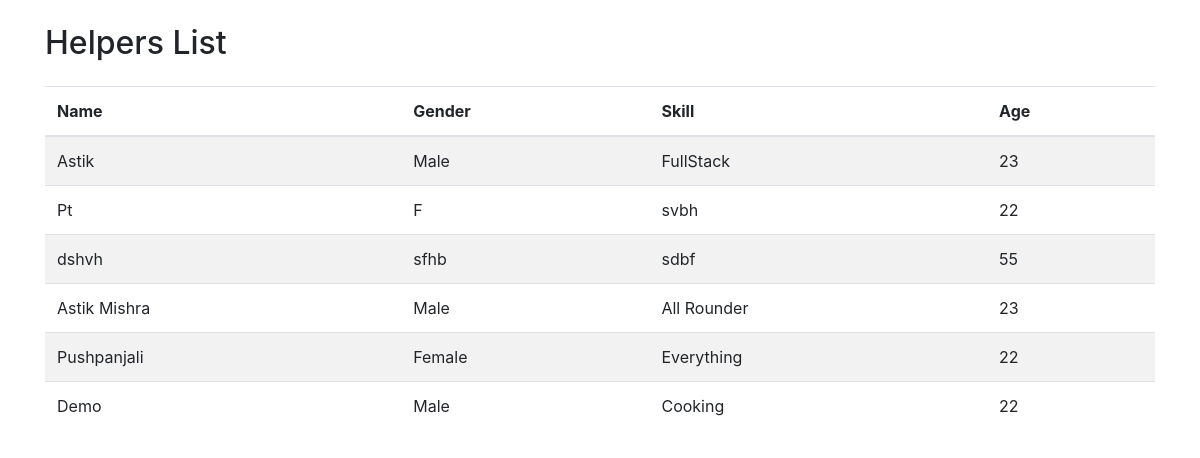
The page /app/list_helpers/ on the database its author committed.
### app/models.py (models this page shows, shortened)
class Helper(models.Model):
    name = models.CharField(max_length=100)
    gender = models.CharField(max_length=10)
    skill = models.CharField(max_length=100)
    age = models.IntegerField()

### app/views.py (the view)
# urls.py: path('list_helpers/', list_helpers, name='list_helpers'),
def list_helpers(request):
    helpers = Helper.objects.all()
    return render(request, 'app/list_helpers.html', {'helpers': helpers})

### app/templates/app/list_helpers.html
{% extends 'app/base.html' %}
{% load bootstrap_filters %}
{% block content %}
<h2 class="my-4">Helpers List</h2>
<table class="table table-striped">
    <thead>
        <tr>
            <th>Name</th>
            <th>Gender</th>
            <th>Skill</th>
            <th>Age</th>
        </tr>
    </thead>
    <tbody>
        {% for helper in helpers %}
        <tr>
            <td>{{ helper.name }}</td>
            <td>{{ helper.gender }}</td>
            <td>{{ helper.skill }}</td>
            <td>{{ helper.age }}</td>
        </tr>
        {% endfor %}
    </tbody>
</table>
{% endblock %}

### rows shown on the page
Helper: name "Astik", gender "Male", skill "FullStack", age "23"
Helper: name "Pt", gender "F", skill "svbh", age "22"
Helper: name "dshvh", gender "sfhb", skill "sdbf", age "55"
Helper: name "Astik Mishra", gender "Male", skill "All Rounder", age "23"
Helper: name "Pushpanjali", gender "Female", skill "Everything", age "22"
Helper: name "Demo", gender "Male", skill "Cooking", age "22"
